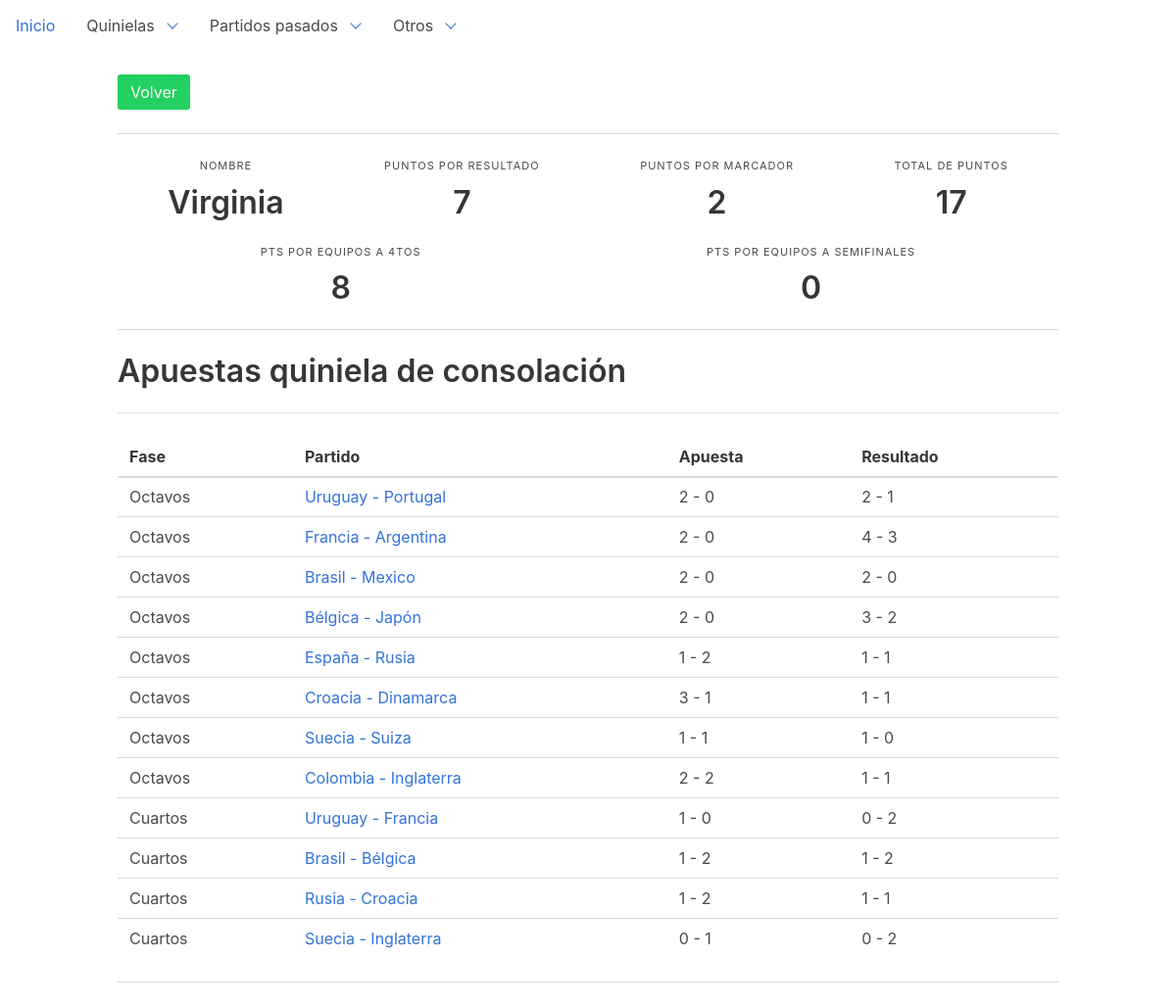
The app's page /dashboard/gamblers/6-2, older data.
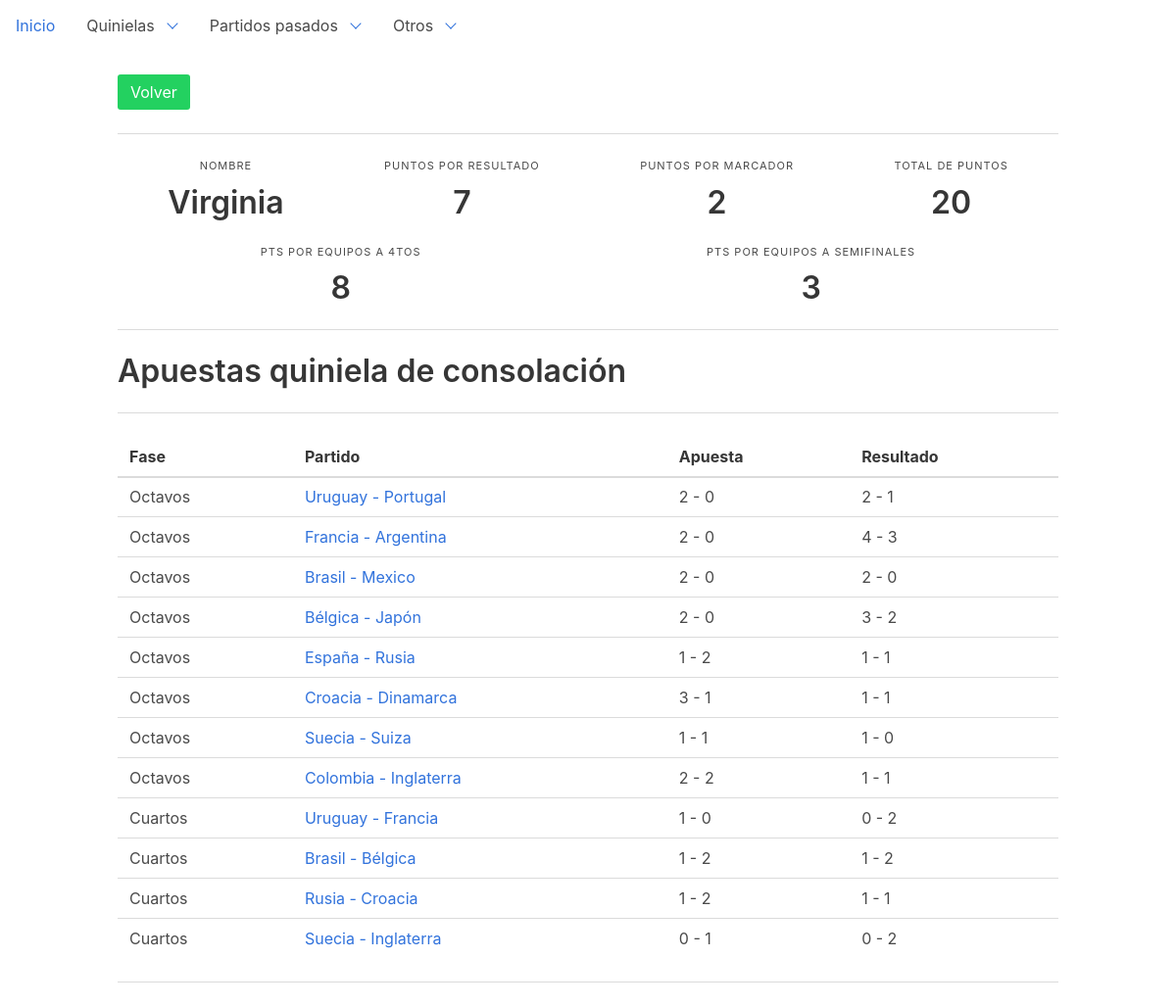
The same page, newer data.
### dashboard/models.py (models this page shows, shortened)
class Gambler(models.Model):
    name = models.CharField(max_length=48)
    points_result = models.IntegerField(default=0)
    points_score = models.IntegerField(default=0)
    points_result2 = models.IntegerField(default=0)
    points_score2 = models.IntegerField(default=0)
    points_8vo = models.IntegerField(default=0)
    points_4vo = models.IntegerField(default=0)
    points_semi = models.IntegerField(default=0)
    points_3er = models.IntegerField(default=0)
    points_final = models.IntegerField(default=0)
    points_4vo2 = models.IntegerField(default=0)
    points_semi2 = models.IntegerField(default=0)
    points_3er2 = models.IntegerField(default=0)
    points_final2 = models.IntegerField(default=0)

### dashboard/views.py (the view)
# urls.py: url(r'^gamblers/(?P<pk>\d+)-2$', views.SecondGamblerDetailView.as_view(), name='second-gambler-detail'),
class SecondGamblerDetailView(DetailView):
    model = Gambler
    template_name = "dashboard/second_gambler_detail.html"

### dashboard/models.py (called while the page is built)
    def __str__(self):
        return self.name

### dashboard/templatetags/custom_tags.py (called while the page is built)
@register.filter()
def total_points2(value, arg):
    gambler = Gambler.objects.get(name=arg)
    points = gambler.points_semi2 + gambler.points_score2 + gambler.points_final2 + gambler.points_4vo2 + gambler.points_3er2 + gambler.points_result2
    return str(points)

@register.filter()
def result2(value, arg):
    try:
        bet = Bet.objects.get(match=arg, source__name="Oficial")
    except Bet.DoesNotExist:
        return 'Sin jugar'
    return str(bet.goals_team1) + " - " + str(bet.goals_team2)

### templates/dashboard/second_gambler_detail.html (shortened to what this page needs)
{% extends 'base.html' %}
{% load custom_tags %}
{% block content %}
    <a class="button is-success" href="{% url 'second-gambler-list' %}">Volver</a>
    <hr>
    <div class="level">
        <div class="level-item has-text-centered">
            <div>
                <p class="heading">Nombre</p>
                <p class="title">{{ gambler.name }}</p>
            </div>
        </div>
        <div class="level-item has-text-centered">
            <div>
                <p class="heading">Puntos por resultado</p>
                <p class="title">{{ gambler.points_result2 }}</p>
            </div>
        </div>
        <div class="level-item has-text-centered">
            <div>
                <p class="heading">Puntos por marcador</p>
                <p class="title">{{ gambler.points_score2 }}</p>
            </div>
        </div>
        <div class="level-item has-text-centered">
            <div>
                <p class="heading">Total de puntos</p>
                <p class="title"> {{ value|total_points2:gambler.name }}</p>
            </div>
        </div>
    </div>
    <div class="level">
        <div class="level-item has-text-centered">
            <div>
                <p class="heading">Pts por equipos a 4tos</p>
                <p class="title">{{ gambler.points_4vo2 }}</p>
            </div>
        </div>
        <div class="level-item has-text-centered">
            <div>
                <p class="heading">Pts por equipos a semifinales</p>
                <p class="title">{{ gambler.points_semi2 }}</p>
            </div>
        </div>
    </div>
    <hr>
    <div class="level">
        <div>
            <p class="title">
                Apuestas quiniela de consolación
            </p>
        </div>
        <br/>
    </div>
    <hr>
    <div class="level">
        <table class="sortable">
            <thead>
            <tr>
                <th>Fase</th>
                <th>Partido</th>
                <th>Apuesta</th>
                <th>Resultado</th>
            </tr>
            </thead>
            <tbody>
            {% for bet in gambler.bet_set.all %}
                <tr>
                    {% if bet.type != "Original" %}
                        <td>{{ bet.match.get_stage_display }}</td>
                        <td><a href="{% url 'second-bet-detail' bet.pk %}">{{ bet.team1 }} - {{ bet.team2 }}</a></td>
                        <td>{{ bet.goals_team1 }} - {{ bet.goals_team2 }}</td>
                        <td>{{ total|result2:bet.match }}</td>
                    {% endif %}
                </tr>
            {% endfor %}
            </tbody>
        </table>
    </div>
    <hr>
{% endblock %}

Row changes from the older to the newer data that the page shows:
changed Gambler "Virginia": name+points_semi2+points_score2 "17" → "20"; points_semi2 "0" → "3"
